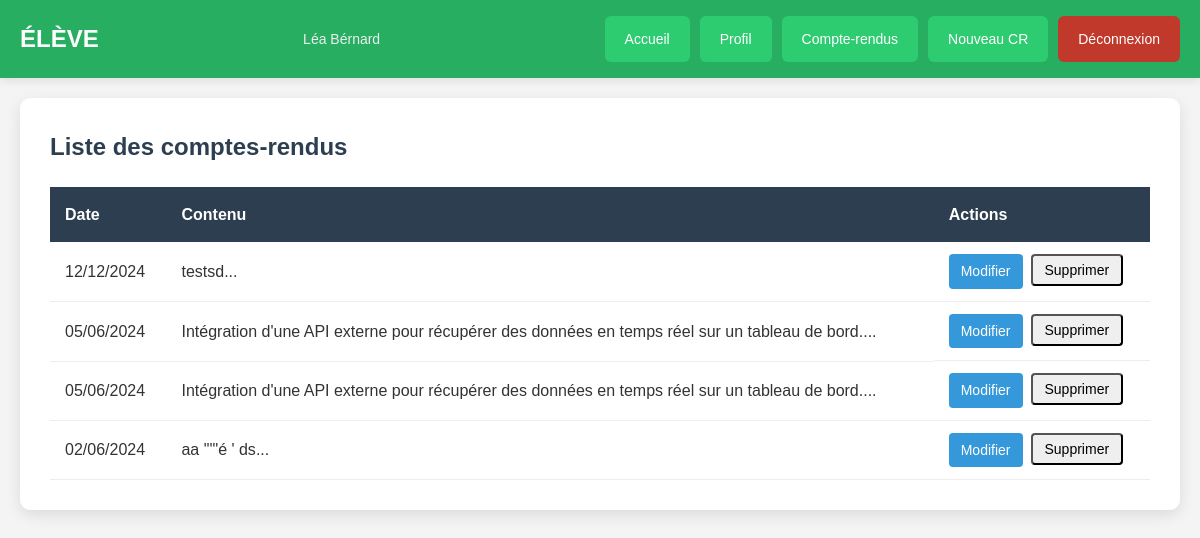
Page /cr.php (signed in) on the committed database.
### tables this page shows
CREATE TABLE `cr` (
  `num` bigint(20) NOT NULL,
  `date` date DEFAULT NULL,
  `description` text DEFAULT NULL,
  `vu` tinyint(1) DEFAULT NULL,
  `datetime` datetime DEFAULT NULL,
  `num_utilisateur` int(11) DEFAULT NULL
);

### cr.php (the view, shortened to what this page needs)
<?php
include '_conf.php';
?>
<!DOCTYPE html>
<html lang="fr">
<head>
    <link rel="stylesheet" href="css/style.css">
    <link rel="stylesheet" href="css/menu.css">
    <link rel="stylesheet" href="css/tableau.css">
    <?php if($_SESSION["type"]==0): ?>
        <link rel="stylesheet" href="css/menueleve.css">
    <?php else: ?>
        <link rel="stylesheet" href="css/menuprof.css">
    <?php endif; ?>
</head>
<body>
    <?php if($_SESSION["type"]==0): ?>
        <?php include '_menuEleve.php'; ?>
    <?php else: ?>
        <?php include '_menuProf.php'; ?>
    <?php endif; ?>
    <div class="container">
        <div class="table-container">
            <h2>Liste des comptes-rendus</h2>
            <?php
            if ($_SESSION["type"] == 1) {
                $requete = "SELECT cr.*, utilisateur.prenom, utilisateur.nom FROM cr, utilisateur WHERE utilisateur.num = cr.num_utilisateur ORDER BY date DESC";
            } else {
                $id = $_SESSION["id"];
                $requete = "SELECT * FROM cr WHERE num_utilisateur = $id ORDER BY date DESC";
            }
            $connexion = mysqli_connect($serveurBDD, $userBDD, $mdpBDD, $nomBDD);
            $resultat = mysqli_query($connexion, $requete);
            if (mysqli_num_rows($resultat) > 0) {
                echo "<table class='data-table'>";
                echo "<thead>";
                echo "<tr>";
                echo "<th>Date</th>";
                echo "<th>Contenu</th>";
                if ($_SESSION["type"] == 0) {
                    echo "<th>Actions</th>";
                }
                echo "</tr>";
                echo "</thead>";
                echo "<tbody>";
                while($donnees = mysqli_fetch_assoc($resultat)) {
                    echo "<tr>";
                    echo "<td>" . date('d/m/Y', strtotime($donnees['date'])) . "</td>";
                    echo "<td>" . substr(stripslashes($donnees['description']), 0, 150) . "...</td>";
                    if ($_SESSION["type"] == 0) {
                        echo "<td class='table-actions'>";
                        echo "<a href='ccr.php?id=" . $donnees['num'] . "' class='action-btn edit-btn'>Modifier</a>";
                        echo "<form method='post' style='margin: 0;'>";
                        echo "<button type='submit' name='delete' class='action-btn delete-btn' onclick=\"return confirm('Êtes-vous sûr de vouloir supprimer ce compte-rendu ?');\">Supprimer</button>";
                        echo "</form>";
                        echo "</td>";
                    }
                    echo "</tr>";
                }
                echo "</tbody>";
                echo "</table>";
            }
            ?>
        </div>
    </div>
</body>
</html>

### style.css (style rules this page uses)
* { margin: 0; padding: 0; box-sizing: border-box; }
body { font-family: Arial, sans-serif; background-color: #f4f4f4; color: #333; line-height: 1.6; }
.container { max-width: 1200px; margin: 0 auto; padding: 0 20px; }

### tableau.css (style rules this page uses)
.table-container { background: white; border-radius: 10px; padding: 30px; box-shadow: 0 5px 15px rgba(0,0,0,0.1); margin-top: 20px; overflow-x: auto; }
.table-container h2 { color: #2c3e50; margin-bottom: 20px; font-size: 24px; }
.data-table { width: 100%; border-collapse: collapse; margin-top: 20px; }
.data-table th { background: #2c3e50; color: white; padding: 15px; text-align: left; font-weight: 600; }
.data-table td { padding: 12px 15px; border-bottom: 1px solid #eee; }
.table-actions { display: flex; gap: 8px; }
.action-btn { padding: 6px 12px; border-radius: 4px; font-size: 14px; text-decoration: none; transition: background 0.3s; }
.edit-btn { background: #3498db; color: white; }

### rows in the picture
cr: date "12/12/2024", description "testsd"
cr: date "05/06/2024", description "Intégration d'une API externe pour récupérer des données en temps réel sur un tableau de bord."
cr: date "05/06/2024", description "Intégration d'une API externe pour récupérer des données en temps réel sur un tableau de bord."
cr: date "02/06/2024", description "aa \"'\"é ' ds"

### other values in the picture
$_SESSION["prenom"] "Léa"
$_SESSION["nom"] "Bérnard"
